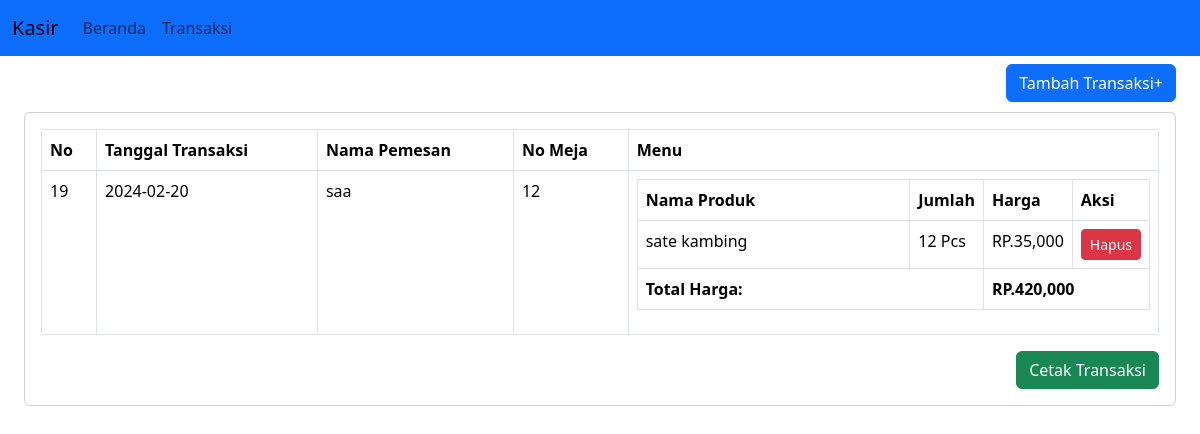
Page /daftar-transaksi.php on the committed database.
### tables this page shows
CREATE TABLE `penjualan` (
  `PenjualanID` int(11) NOT NULL,
  `TanggalPenjualan` date NOT NULL,
  `TotalHarga` decimal(10,2) NOT NULL,
  `PelangganID` int(11) NOT NULL
);

CREATE TABLE `pelanggan` (
  `PelangganID` int(11) NOT NULL,
  `NamaPelanggan` varchar(255) NOT NULL,
  `NoMeja` int(11) NOT NULL,
  `NomorTelpon` varchar(15) NOT NULL
);

CREATE TABLE `produk` (
  `ProdukID` int(11) NOT NULL,
  `NamaProduk` varchar(255) NOT NULL,
  `Harga` decimal(10,2) NOT NULL,
  `Stok` int(11) NOT NULL,
  `Terjual` int(11) NOT NULL,
  `foto` varchar(255) DEFAULT NULL
);

CREATE TABLE `detailpenjualan` (
  `DetailID` int(11) NOT NULL,
  `PenjualanID` int(11) NOT NULL,
  `ProdukID` int(11) NOT NULL,
  `JumlahProduk` int(11) NOT NULL,
  `Subtotal` decimal(10,2) NOT NULL
);

### daftar-transaksi.php (the view, shortened to what this page needs)
<?php
include("header.php");
?>
<body>
      <nav class="navbar navbar-expand-lg navbar-primary bg-primary fixed-top">
        <div class="container-fluid">
            <a class="navbar-brand" href="#">Kasir</a>
            <div class="navbar-collapse">
                <ul class="navbar-nav">
                    <li class="nav-item">
                        <a class="nav-link" href="pilih-menu.php">Beranda</a>
                    </li>
                    <li class="nav-item">
                        <a class="nav-link" href="transaksi.php">Transaksi</a>
                    </li>
                </ul>
            </div>
        </div>
    </nav>
        <div class="p-4" id="main-content">
          <a href="transaksi.php" class="btn btn-md btn-primary float-end">Tambah Transaksi+</a>
          <div class="card mt-5">
            <div class="card-body">
            <table class="table table-bordered">
		<thead>
			<tr>
				<th>No</th>
				<th>Tanggal Transaksi</th>
        <th>Nama Pemesan</th>
        <th>No Meja</th>
				<th>Menu</th>
			</tr>
		</thead>
		<tbody>
        <?php
            include("koneksi/koneksi.php");
            $sql = $koneksi->query("SELECT * FROM penjualan ORDER BY PenjualanID DESC LIMIT 1");
            while ($data= $sql->fetch_assoc()) {
        ?>
              <tr>
                <td><?php echo $data['PenjualanID']?></td>
                <td><?php echo $data['TanggalPenjualan']?></td>
                <?php
                    $sql2 = $koneksi->query("SELECT * FROM pelanggan WHERE PelangganID = '".$data['PenjualanID']."'");
                    while ($data2= $sql2->fetch_assoc()) {
                      ?>
                    <td><?php echo $data2['NamaPelanggan']; ?> </td>
                    <td><?php echo $data2['NoMeja']; ?> </td>
                  <?php } ?>
                <td>
                    <table class="table table-bordered">
                        <thead>
                            <tr>
                                <th>Nama Produk</th>
                                <th class="col-1">Jumlah</th>
                                <th class="col-1">Harga</th>
                                <th class="col-1">Aksi</th>
                            </tr>
                        </thead>
                        <tbody>
                        <?php
                          $sql3 = $koneksi->query("SELECT * FROM detailpenjualan WHERE DetailID = '" . $data['PenjualanID'] . "'");
                          $totalharga = 0;
                          while ($data3= $sql3->fetch_assoc()) {
                        ?>
                            <tr>
                              <td>
                              <?php
                                $sql4 = $koneksi->query("SELECT * FROM produk WHERE ProdukID = '" . $data3['ProdukID'] . "' ");
                                while ($data4= $sql4->fetch_assoc()) {
                                    echo $data4['NamaProduk'];
                                }
                              ?>
                              </td>
                              <td><?php echo $data3['JumlahProduk']?> Pcs</td>
                              <td>RP.<?php echo number_format($data3['Subtotal']) ?></td>
                              <td><?php echo"<a href='hapus-menu.php?id=$data3[PenjualanID]' class='btn btn-sm btn-danger'>Hapus</a>" ?></td>
                            </tr>
                            <?php
                              $totalproduk = $data3['JumlahProduk'] * $data3['Subtotal'];
                              $totalharga += $totalproduk;
                            }
                            ?>
                            <tr>
                            <td colspan='2'><strong>Total Harga:</strong></td>
                            <td colspan='2'><strong>RP.<?php echo number_format("$totalharga") ?></strong></td>
                            </tr>
                        </tbody>
                    </table>
                </td>
                <?php
                echo "</tr>";
            }
        ?>
		</tbody>
	</table>
  <a href="cetak-transaksi.php" target="_blank" class="btn btn-md btn-success float-end">Cetak Transaksi</a>
            </div>
          </div>
        </div>
</body>

### daftar-transaksi.php (style rules this page uses)
#main-content { margin-top: 40px; }

### rows in the picture
penjualan: PenjualanID "19", TanggalPenjualan "2024-02-20", totalharga "420,000"
pelanggan: NamaPelanggan "saa", NoMeja "12"
detailpenjualan: JumlahProduk "12", Subtotal "35,000"
produk: NamaProduk "sate kambing"
